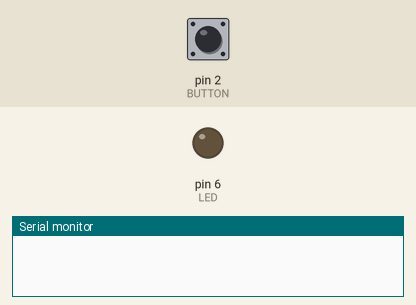
Recording of a sketch running on a simulated Arduino Uno, built with avr-gcc and run on an emulated ATmega328P. Parts: output pins drawn as LEDs (lit = HIGH), the last lines printed to the serial monitor. The inputs (shaded band) are chosen by the test bench; at power-on: pin 2 (BUTTON) LOW.

Above: at 1.2 s.
1.3 s: pin 2 (BUTTON) pulled HIGH for 0.15 s
At 1.37 s:
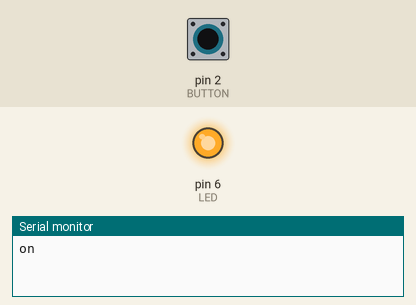
2.9 s: pin 2 (BUTTON) pulled HIGH for 3.2 s
At 7.1 s:
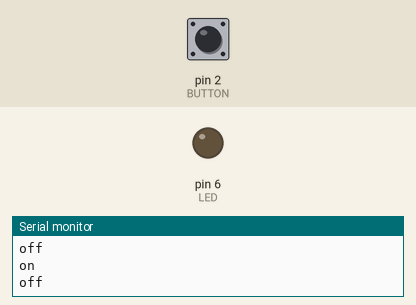
Timing chart, 0 to 8.6 s (numbered marks = the images above; inputs shaded):
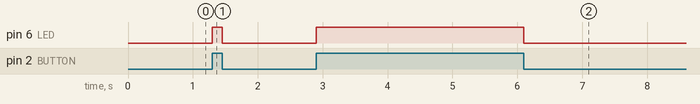

Measured:
- after the input at 1.3 s, pin 6 (LED): LOW → HIGH at once, → LOW 0.15 s later
- after the input at 2.9 s, pin 6 (LED): LOW → HIGH at once, → LOW 3.2 s later

The sketch:

isr_led_button.ino
```cpp
#include "Arduino_SensorKit.h"

#define BUTTON 2
#define LED 6

volatile byte state = LOW;

void setup() {
  // initialize pins for IO
  pinMode(LED, OUTPUT);
  pinMode(BUTTON, INPUT);

  // attach the interrupt to trigger on a button press or release
  // note that sometimes it double detects a press or release; this is accounted for in the ISR to still be correct
  attachInterrupt(digitalPinToInterrupt(BUTTON), blink, CHANGE);

  // for debug purposes
  Serial.begin(115200);
}

void loop() {
  delay(100);
}

// ISR
void blink() {
  // digital read (and not simply `state = !state`) to avoid the "double detection" problem stated earlier
  state = digitalRead(BUTTON);
  digitalWrite(LED, state);
  if (state == HIGH) Serial.println("on");
  else Serial.println("off");
}
```
